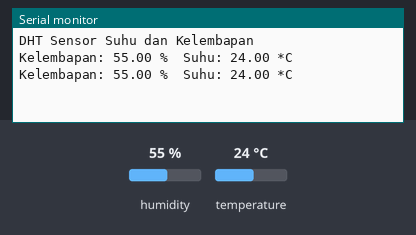
Bench run of a sketch on a simulated Arduino Uno, built with avr-gcc and run on an emulated ATmega328P. On the bench: the last lines printed to the serial monitor. The inputs (shaded band) are chosen by the test bench; at power-on: humidity 55 %, temperature 24 °C.

Above: at 4.8 s.
4.9 s: humidity set to 22 %
At 7.5 s:
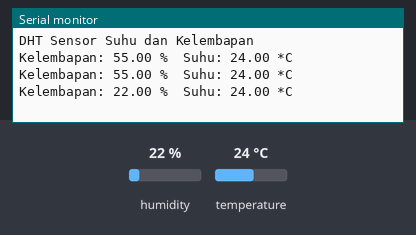
7.9 s: temperature set to 12 °C
At 9.2 s:
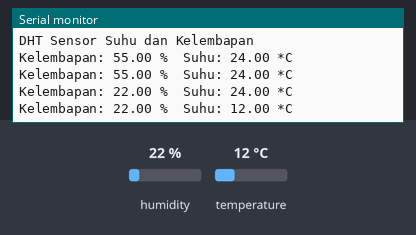
10.9 s: humidity set to 40 %
At 12.7 s:
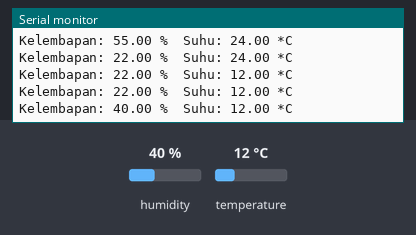
Timing chart, 0 to 14.2 s (numbered marks = the images above; inputs shaded):
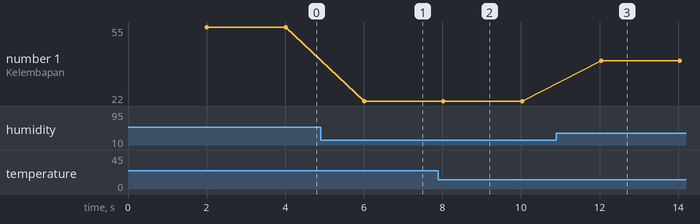

The sketch:

DHT_A.ino
```cpp
#include "DHT.h"

#define DHTTYPE DHT22

#define DHTPIN 2


DHT dht(DHTPIN, DHTTYPE);


void setup() {
  Serial.begin(9600);
  Serial.println("DHT Sensor Suhu dan Kelembapan");

  dht.begin();
}

void loop() {
  delay(2000);
  float kelembapan = dht.readHumidity();
  float suhu = dht.readTemperature();


  Serial.print("Kelembapan: ");
  Serial.print(kelembapan);
  Serial.print(" %\t");
  Serial.print("Suhu: ");
  Serial.print(suhu);
  Serial.println(" *C");

}
```

Measured:
- after the input at 4.9 s, the serial monitor: prints a new line after 1.1 s (image 1)
- after the input at 7.9 s, the serial monitor: prints a new line after 0.12 s (image 2)
- after the input at 10.9 s, the serial monitor: prints a new line after 1.1 s (image 3)
- plotted number 1: 55 → 22 after the input at 4.9 s, 22 → 40 after the input at 10.9 s
